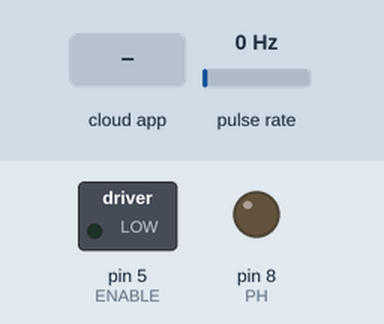
Recording of a sketch running on a simulated Arduino Uno, built with avr-gcc and run on an emulated ATmega328P. Parts: switched loads named in the sketch (green lamp = pin HIGH), output pins drawn as LEDs (lit = HIGH). Wiring (inferred from the names in the program): pulse sensor: data pin 2. The test bench sets the inputs (shaded band); at power-on: pulse rate 0 Hz. The ROS host is connected and sends only what is stated.

Above: at 1.2 s.
1.3 s: the phone or cloud app sets pwm_listener to 45
At 2.0 s:
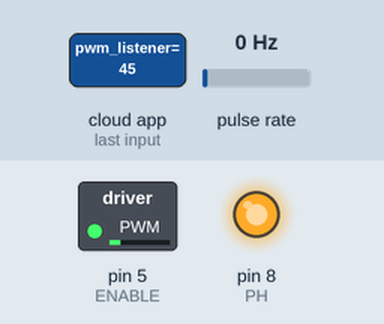
2.8 s: the phone or cloud app sets pwm_listener to 0
At 3.4 s:
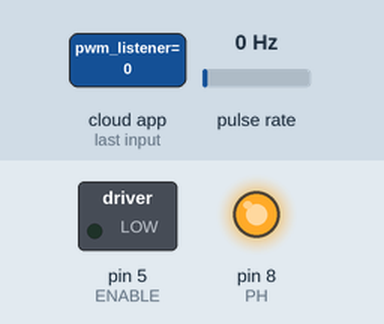
4.3 s: the phone or cloud app sets pwm_listener to 90
At 5.5 s:
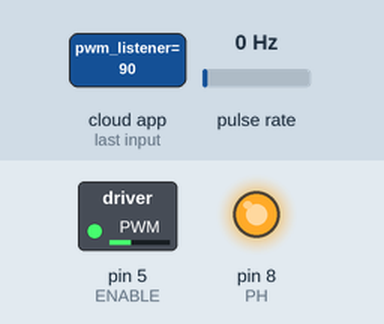
5.8 s: the phone or cloud app sets pwm_listener to 180
At 6.8 s:
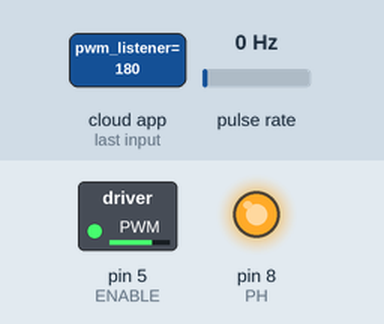
Timing chart, 0 to 8.3 s (numbered marks = the images above; inputs shaded):
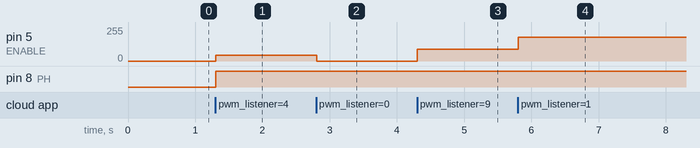

The sketch:

control_rpm.ino
```cpp
#include <ros.h>
#include <std_msgs/Int16.h>
#include <std_msgs/Float32.h>


#define ENCODER_PIN 2
#define ENABLE 5
#define ENCODER_N   2064
#define PH 8


// Variables de ros
ros::NodeHandle nh;

std_msgs::Float32 flRPM_msg;

unsigned long T1 = 0, T2 = 0, T;
bool MeasDone = 0;
float Motor_RPM = 0;

// Respuestas del motor
long int pulsos = 0;
float posicion = 0.0;
float rpm = 0.0;

// Callback del subscriber
void pwmCallback(const std_msgs::Int16 & msg){
  int16_t pwm_signal;
  if(msg.data > 0){
    digitalWrite(PH, HIGH);
    pwm_signal = msg.data;
  } else if(msg.data < 0){
    digitalWrite(PH, LOW);
    pwm_signal = abs(msg.data);
  } else{
    pwm_signal = 0;
    Motor_RPM = 0;
  }
  analogWrite(ENABLE, pwm_signal);
}

ros::Publisher rpm_pub("rpm_pub", &flRPM_msg);

ros::Subscriber<std_msgs::Int16> pwm_listener("pwm_listener", &pwmCallback);

void INT0_ISR(void)
{
  if(MeasDone)
  {
    T2 = micros();
    T = T2 - T1;
    MeasDone = 0;
  }
  else
  {
    T1 = micros();
    MeasDone = 1;
  }
}
void setup()
{
  Serial.begin(9600);
  pinMode(ENCODER_PIN, INPUT);
  pinMode(ENABLE, OUTPUT);
  pinMode(PH, OUTPUT);

  attachInterrupt(digitalPinToInterrupt(ENCODER_PIN), INT0_ISR, RISING);
    // Inicializacion de ROS
  nh.initNode();
  nh.advertise(rpm_pub);
  nh.subscribe(pwm_listener);
}
void loop()
{
  Motor_RPM = float((60000000) / (T * ENCODER_N));
  if(Motor_RPM <= 4){
    Motor_RPM = 0;
  }
  flRPM_msg.data = Motor_RPM;
  rpm_pub.publish(&flRPM_msg);

  nh.spinOnce();
  delay(10);
}
```

Measured:
- after the input at 1.3 s, pin 5 (ENABLE): 0/255 → 45/255 at once; pin 8 (PH): LOW → HIGH at once
- after the input at 2.8 s, pin 5 (ENABLE): 45/255 → 0/255 at once
- after the input at 4.3 s, pin 5 (ENABLE): 0/255 → 90/255 at once
- after the input at 5.8 s, pin 5 (ENABLE): 90/255 → 180/255 at once
